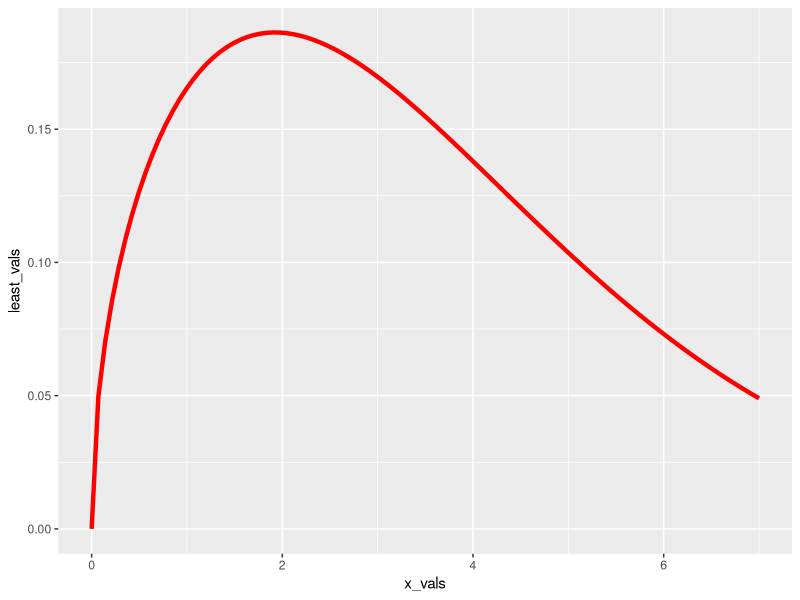

The R script that drew this image:
# Fitting weibull distribution SE AK light EST parms
# Wesley Rancher

#libs
library(ggplot2)
library(stats)
library(fitdistrplus)

#light est table
shade_probs <- data.frame(
  Spp_Shade_Class = 0:5,  
  Least_Tolerant = c(0.52, 0.01, 0.35, 0.07, 0.02, 0.03),
  Mid_Tolerant = c(0.17, 0.01, 0.45, 0.18, 0.07, 0.11),
  Most_Tolerant = c(0.24, 0.01, 0.48, 0.15, 0.05, 0.07)
)


fit_weibull <- function(data) {
  fit <- fitdistrplus::fitdist(data, "weibull")
  return(fit)
}

fit_least <- fit_weibull(shade_probs$Least_Tolerant)
fit_mid <- fit_weibull(shade_probs$Mid_Tolerant)
fit_most <- fit_weibull(shade_probs$Most_Tolerant)

# 5. Plotting the fitted distributions
# Generate values from the fitted Weibull distributions for each group
x_vals <- seq(0, 7, length.out = 100) 
test_shape <- 1.5
test_scale <- 4

mid_shape <- 1.5
mid_scale <- 1

most_shape <- 1.5
most_scale <- 1.35

least_vals <- dweibull(x_vals, test_shape, test_scale)
mid_vals <- dweibull(x_vals, shape = mid_shape, scale = mid_scale)
most_vals <- dweibull(x_vals, most_shape, most_scale)

# Plot the fitted Weibull distributions for each group
ggplot() +
  geom_line(aes(x = x_vals, y = least_vals), color = "red", size = 1.5, linetype = "solid")
  #geom_line(aes(x = x_vals, y = mid_vals), color = "blue", size = 1.5, linetype = "dashed")
  #geom_line(aes(x = x_vals, y = most_vals), color = "green", size = 1.5, linetype = "dotted")
